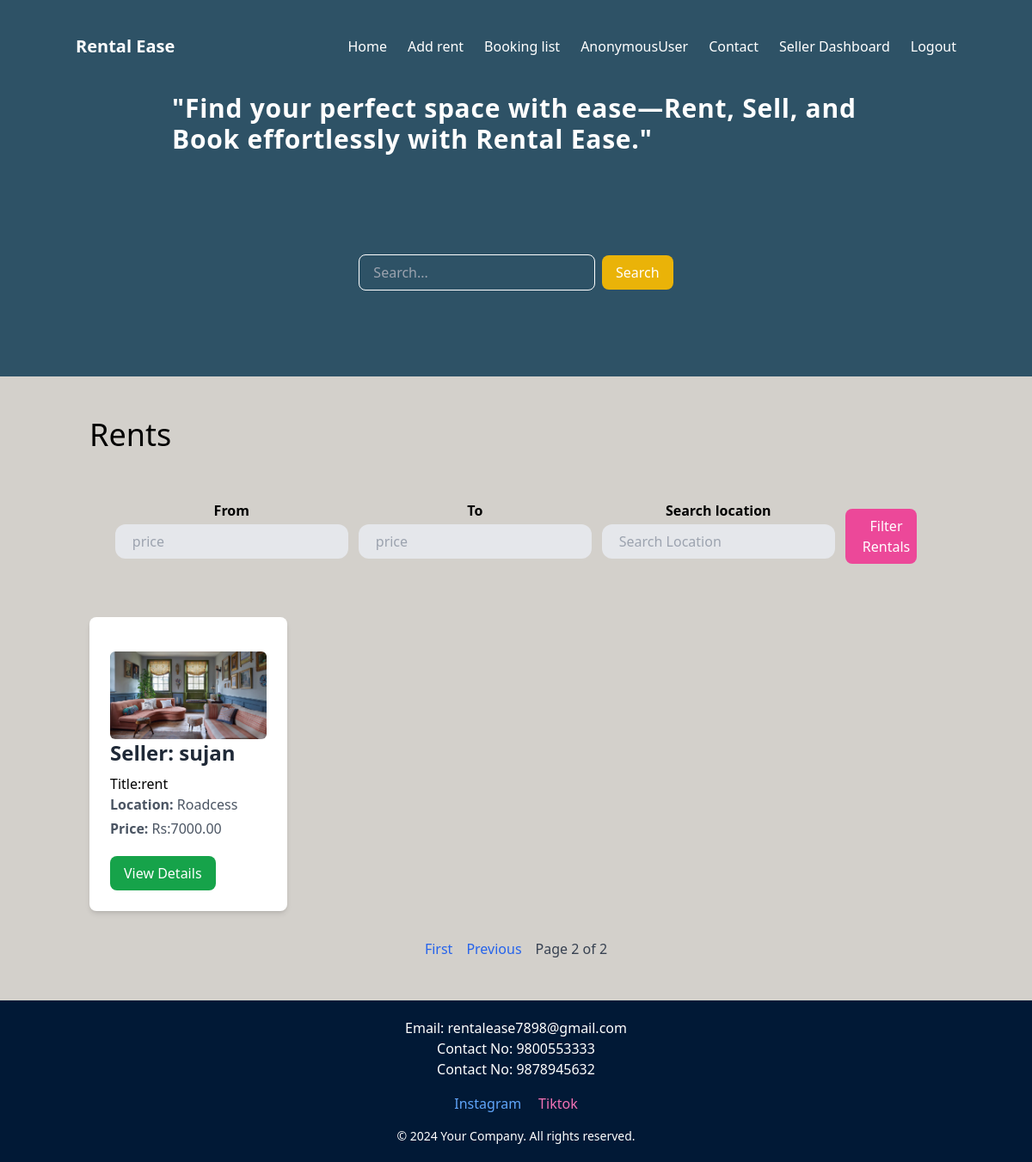
Before: /?page=2 with the older database file.
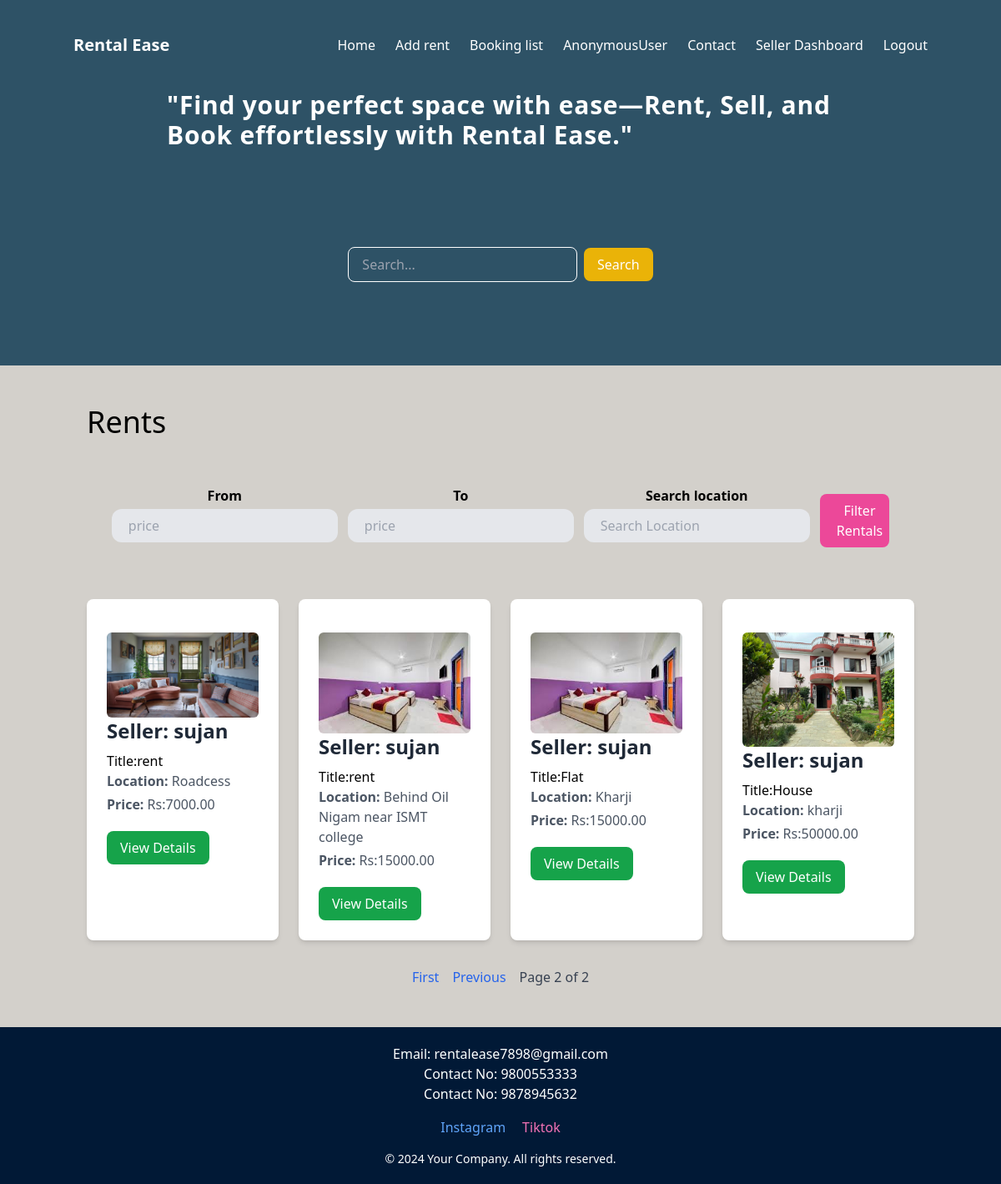
After: the same page with the newer database file.
### app/models.py (models this page shows, shortened)
class Property(models.Model):
    seller = models.ForeignKey(User, on_delete=models.CASCADE, related_name='properties',default=True)
    title = models.CharField(max_length=255)
    description = models.TextField()
    price = models.DecimalField(max_digits=10, decimal_places=2)
    location = models.CharField(max_length=255)
    approval_status = models.CharField(
        max_length=10,
        choices=[('approved', 'Approved'), ('rejected', 'Rejected'), ('pending', 'Pending')],
        default='pending'
    )
    is_available = models.BooleanField(default=True)
    is_booked = models.BooleanField(default=False)
    image = models.ImageField(upload_to='property_images/', blank=True, null=True)
    slug = models.SlugField(unique=True, blank=True)  # Unique slug for the property

### app/views.py (the view)
# urls.py: path('',home_page,name='home'),
def home_page(request):
    property=Property.objects.all()
    search=request.GET.get('search')
    if search:
        property=property.filter(title__icontains=search)
    from_ = request.GET.get('from')
    to_ = request.GET.get('to')
    location = request.GET.get('location')
    if from_ and to_:
        property = property.filter(price__gte=from_, price__lt=to_)
    elif from_:
        property = property.filter(price__gte=from_)
    elif to_:
        property = property.filter(price__lt=to_)
    if location:
        property = property.filter(location__icontains=location)
    paginator = Paginator(property, 4)  # Show 4 properties per page
    page_number = request.GET.get('page')  # Get the page number from URL
    page_obj = paginator.get_page(page_number)  # Get the corresponding page object
    context={
        'property':property,
        'page_obj':page_obj
    }
    return render(request,'home.html',context)

### app/templates/home.html (shortened to what this page needs)
{% extends 'navbar_footer.html' %} {% block content %}
<body class="bg-[#D3D0CBFF] font-sans">
  <div class="bg-[#2E5266FF]">
    <div class="text-white text-3xl tracking-wide font-semibold mx-[200px]">
      "Find your perfect space with ease—Rent, Sell, and Book effortlessly with
      Rental Ease."
    </div>
    <!-- {% load static %}
    <img src="{% static 'images/cat.jpeg' %}" alt="My image" /> -->
    <form method="search">
      <div
        class="container mx-auto mt-4 flex justify-center items-center space-x-2 bg-[#2E5266FF] p-[100px]"
      >
        <input
          type="text"
          placeholder="Search..."
          name="search"
          class="px-4 py-2 rounded-lg border bg-[#2E5266FF] border-white w-3/4 sm:w-1/2 md:w-1/3"
        />
        <button
          type="submit"
          class="px-4 py-2 bg-yellow-500 text-white rounded-lg hover:bg-yellow-600"
        >
          Search
        </button>
      </div>
    </form>
  </div>
  <div class="container mx-auto px-4 py-12">
    <h1 class="text-4xl">Rents</h1>
    <div class="container w-full h-auto mb-3 p-[50px]">
      <form
        id="filterForm"
        action="/"
        class="flex sm:flex-row flex-col justify-center gap-3 items-center"
        method="get"
      >
        <div class="flex gap-1 flex-col items-center">
          <label for="startdate" class="font-bold">From</label>
          <input
            type="Number"
            id="from"
            placeholder="price"
            class="p-2 px-5 bg-gray-200 border-1 rounded-xl border-gray-300"
            name="from"
            value="{{ request.GET.from }}"
          />
        </div>
        <div class="flex gap-1 flex-col items-center">
          <label for="enddate" class="font-bold">To</label>
          <input
            type="number"
            id="enddate"
            placeholder="price"
            class="p-2 px-5 bg-gray-200 border-1 rounded-xl border-gray-300"
            name="to"
            value="{{ request.GET.to }}"
          />
        </div>
        <div class="flex gap-1 flex-col items-center">
          <label for="searchUser" class="font-bold">Search location</label>
          <input
            type="text"
            id="searchUser"
            placeholder="Search Location"
            class="p-2 px-5 bg-gray-200 border-1 rounded-xl border-gray-300"
            name="location"
            value="{{ request.GET.locations }}"
          />
        </div>
        <button
          class="bg-pink-500 mt-4 p-2 pl-5 rounded-lg hover:bg-indigo-700 text-white"
        >
          Filter Rentals
        </button>
      </form>
    </div>
    <div class="grid gap-6 md:grid-cols-2 lg:grid-cols-4">
      {% if page_obj.object_list %} {% for item in page_obj.object_list %}
      <div
        class="bg-white rounded-lg shadow-md p-6 transform hover:scale-105 transition duration-300"
      >
        {% if item.image %}
        <img
          src="{{ item.image.url }}"
          alt="{{ item.title }}"
          class="mt-4 rounded-md max-w-full max-h-30 object-contain"
        />
        {% endif %}
        <h2 class="text-2xl font-semibold text-gray-800 mb-2">
          Seller: {{ item.seller }}
        </h2>
        <p
          >Title:{{ item.title }}</p
        >
        <p class="text-gray-600 mb-1">
          <strong>Location:</strong> {{ item.location }}
        </p>
        <p class="text-gray-600 mb-1">
          <strong>Price:</strong> Rs:{{ item.price }}
        </p>
        <a
          href="{% url 'book_property' item.slug %}"
          class="inline-block bg-green-600 text-white py-2 px-4 rounded-lg hover:bg-blue-700 transition duration-300 mt-4"
        >
          View Details
        </a>
      </div>
      {% endfor %} {% else %}
      <p class="text-center text-gray-500 col-span-full">
        No properties available at the moment.
      </p>
      {% endif %}
    </div>
    <div class="flex justify-center mt-8">
      <div class="flex items-center space-x-4">
        {% if page_obj.has_previous %}
        <a href="?page=1" class="text-blue-600 hover:text-blue-700">First</a>
        <a
          href="?page={{ page_obj.previous_page_number }}"
          class="text-blue-600 hover:text-blue-700"
          >Previous</a
        >
        {% endif %}
       <span class="text-gray-700">
    Page {{ page_obj.number }} of {{ page_obj.paginator.num_pages }}
</span>
      </div>
    </div>
  </div>
</body>
{% endblock %}

### app/templates/navbar_footer.html (shortened to what this page needs)
<!DOCTYPE html>
<html lang="en">
  <head>
    <script src="https://cdn.tailwindcss.com"></script>
  </head>
  <body class="flex flex-col min-h-screen bg-[ #F1F1F2]">
    <nav class="bg-[#2E5266FF] p-10 ">
      <div class="container mx-auto flex justify-between items-center">
        <div class="text-white text-xl font-semibold">Rental Ease</div>
        <ul class="flex space-x-6">
          <li>
            <a href="{% url "home"%}" class="text-white hover:text-gray-300">Home</a>
          </li>
          <li>
            <a href="/add" class="text-white hover:text-gray-300">Add rent</a>
          </li>
          <li>
            <a href="/bookings" class="text-white hover:text-gray-300"
              >Booking list</a
            >
          </li>
          <li>
            <a  class="text-white hover:text-gray-300"
              >{{request.user}}</a
            >
          </li>
          <li>
            <a href="/contact" class="text-white hover:text-gray-300"
              >Contact</a
            >
          </li>
          {%if request.user.is_superuser%}
          <a href="/manageproperty" class="text-white hover:text-gray-300"
          >Admin Dashboard</a>
          {%else%}
          <a href="seller_dashboard/" class="text-white hover:text-gray-300"
          >Seller Dashboard</a>
        {%endif%}
          {% if user.is.not_authenticated %}
          <li>
            <a href="/login/" class="text-white hover:text-gray-300">Login</a>
          </li>
          {% else %}
          <li>
            <a href="{% url 'logout' %}" class="text-white hover:text-gray-300"
              >Logout</a>
          </li>
          {% endif %}
        </ul>
      </div>
    </nav>
    <div class="flex-grow  bg-[#D3D0CBFF] ">
      {% block content %}{% endblock %}
    </div>
    <footer class="bg-[#011936FF] text-white text-center p-5 w-full">
      <p>Email: rentalease7898@gmail.com</p>
      <p>Contact No: 9800553333</p>
      <p>Contact No: 9878945632</p>
      <div class="flex justify-center space-x-5 my-4">
          <a href="https://www.instagram.com/" class="text-blue-400 hover:underline">Instagram</a>
          <a href="https://www.tiktok.com/" class="text-pink-400 hover:underline">Tiktok</a>
      </div>
      <p class="text-sm mt-4">&copy; 2024 Your Company. All rights reserved.</p>
  </footer>
  </body>
</html>

Changed rows visible on the page:
added Property: image (picture), seller "sujan", title "rent", location "Behind Oil Nigam near ISMT college", price "15000.00"
added Property: image (picture), seller "sujan", title "Flat", location "Kharji", price "15000.00"
added Property: image (picture), seller "sujan", title "House", location "kharji", price "50000.00"
